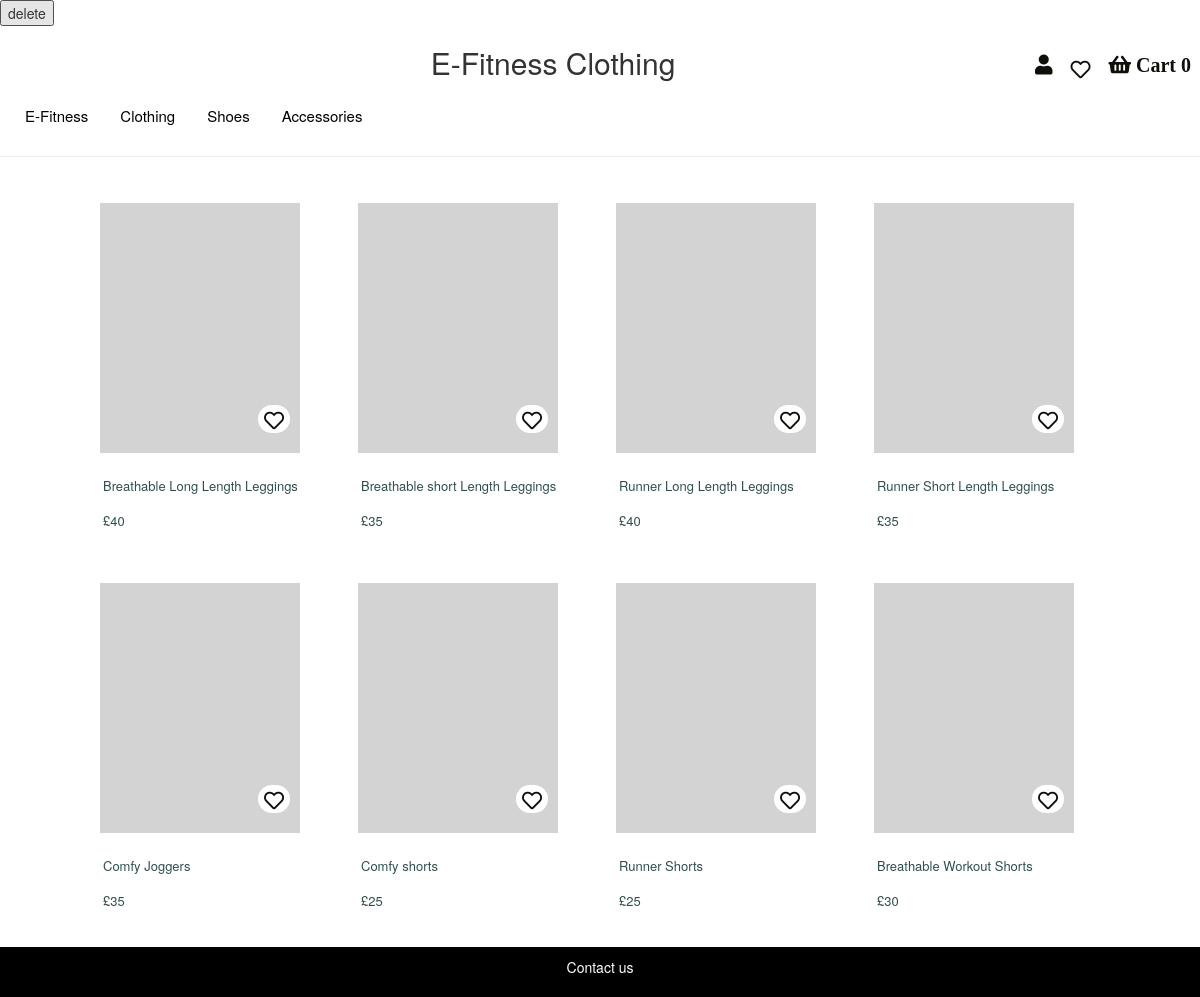
The page /bottoms.php on the database its author committed.
### tables this page shows
CREATE TABLE `product` (
  `productID` int(11) DEFAULT NULL,
  `productname` varchar(255) DEFAULT NULL,
  `description` varchar(255) DEFAULT NULL,
  `producttype` varchar(50) DEFAULT NULL,
  `price` varchar(50) DEFAULT NULL
);

### bottoms.php (the view, shortened to what this page needs)
<?php
include('Connect.php');
$sql = "SELECT * from product WHERE producttype = 'bottoms'" ;
$result = mysqli_query($conn,$sql);
?>
<!DOCTYPE html>
<html lang="en" xmlns="http://www.w3.org/1999/xhtml">
<head>
  <link rel="stylesheet" href="StyleSheet1.css" />
<link rel="stylesheet" href="https://use.fontawesome.com/releases/v5.7.0/css/all.css">
</head>
<body>
<form action="" method="post">
	<button name="delete" >delete</button>
	</form>
	<div class="wrapper">
	<?php
	while ($row = mysqli_fetch_array($result)){
	?>
	  <form action="" method="post">
			<div class="flex_container">
				 <div class="productimage">
					 <button class="heart-button" name="favourite"><i class="far fa-heart"></i></button>
				 </div>
				 <div class="productinfo">
					<?php echo"<a href=\"ProductView.php?id=$row[productname]\"> $row[productname]</a>"?><br>
					<?php echo"<a href=\"ProductView.php?id=$row[productname]\"> &pound$row[price]</a>"?>
				</div>
			</div>
		</form>
	<?php
	}
	?>
	</div>
    <footer>
        <p>Contact us</p>
    </footer>
</body>
</html>

### StyleSheet1.css (style rules this page uses)
.wrapper { display: inline-flex; flex-direction: row; flex-wrap: wrap; justify-content: center; margin: 10px 60px 0 60px; flex-basis: 100px; padding: 0; }
button > span, p { display: flex; flex-direction: row; color: white; justify-content: center; }
header { overflow: hidden; background-color: white; }
header a { float: right; display: block; color: black; text-align: center; padding: 9px; text-decoration: none; }
.nav { background-color: white; color: black; margin: 5px 0px 0px 10px; }
.nav li a { color: black; font-size: 15px; }
.text-center { margin:0px 0px 0px 80px; }
.flex_container { display: inline-flex; flex-direction: column; margin: 10px; }
.flex_container > .productimage { flex-basis: 250px; width: 200px; height: 300px; margin: 6px; text-align: center; position: relative; background-color:lightgray; }
.flex_container > .productinfo { width: 220px; height: 80px; margin: 9px; line-height: 35px; font-size: 13px; }
.productinfo a { color: darkslategrey; text-decoration: none; }
footer { background-color: black; text-align: center; padding: 10px; color: white; }
.fa, fa-shopping-basket { color: #0f0f0a; font-size: 20px; }
.heart-button { border-radius: 15px; border: none; background-color: white; position: absolute; bottom: 20px; right: 10px; }
.far, fa-heart { color: white; fill: white; font-size: 20px; margin-top: 25%; }
.fa-heart { color: #0f0f0a; font-size: 20px; }
.fas, fa-user { color: #0f0f0a; font-size: 20px; }

### rows shown on the page
product: productname "Breathable Long Length Leggings", price "40"
product: productname "Breathable short Length Leggings", price "35"
product: productname "Runner Long Length Leggings", price "40"
product: productname "Runner Short Length Leggings", price "35"
product: productname "Comfy Joggers", price "35"
product: productname "Comfy shorts", price "25"
product: productname "Runner Shorts", price "25"
product: productname "Breathable Workout Shorts", price "30"
